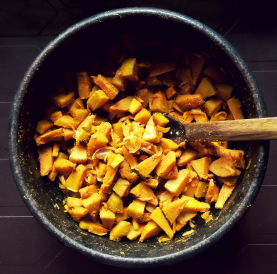
#> input picture course-project-group-72-main/grid_image3_-_Copy.png, 277 x 274 px
$ python indu.py
#> lines starting #> are read from the running program, lines starting #| are printed output that depends on the picture
#> the answer given: .
#> the answer given: out.png
#> the answer given: 3
#> the answer given: 3
import os
from moviepy.editor import ImageSequenceClip
import cv2

def resize_image(image_path, target_width, target_height):
   image = cv2.imread(image_path)
   resized_image = cv2.resize(image, (target_width, target_height))
   return resized_image

def create_video_from_folder(folder_path, output_path, fps, total_duration):
   # Get a list of image files in the folder
#> called with folder_path = '.', output_path = 'out.png', fps = 3, total_duration = 3
   image_files = [os.path.join(folder_path, file) for file in os.listdir(folder_path) if file.endswith(('.png', '.jpg', '.jpeg'))]

   if not image_files:
      print("No image files found in the folder. Exiting.")
      return

   # Get dimensions of the first image
   first_image = cv2.imread(image_files[0])
#> first_image is the input picture: shape (274, 277, 3); mean B, G, R 34.5, 57.8, 86.3
   target_width, target_height = first_image.shape[1], first_image.shape[0]
#> target_width = 277; target_height = 274

   # Resize all images to match dimensions of the first image
   resized_images = [resize_image(image_file, target_width, target_height) for image_file in image_files]
#> call 2 of resize_image, with image_path = './grid_image7.png', target_width = 277, target_height = 274
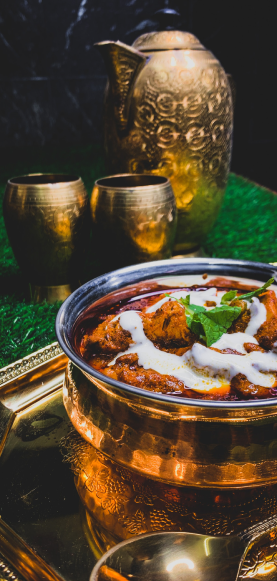
#> input picture course-project-group-72-main/grid_image7.png, 277 x 581 px
#> in resize_image, image is the input picture: shape (581, 277, 3); mean B, G, R 52, 72.4, 86
#> in resize_image (call 2), `resized_image = cv2.resize(image, (target_width, target_height))`:
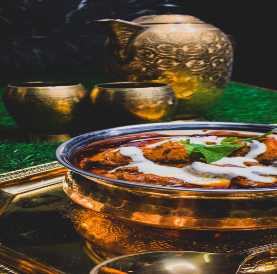
#> resized_image: shape (274, 277, 3); mean B, G, R 51.9, 72.3, 85.9
#> resized_images = 2 items

   # Calculate duration per image
   num_frames = len(resized_images)
#> num_frames = 2
   duration_per_image = total_duration / num_frames
#> duration_per_image = 1.5

   # Initialize VideoClip with the resized images and durations
   video_clip = ImageSequenceClip(resized_images, fps=fps)

   # Set durations for each frame
   frame_durations = [duration_per_image] * (num_frames - 1)  # Leave out last image
   frame_durations.append(total_duration - sum(frame_durations))  # Adjust duration for the last image
   video_clip = video_clip.set_duration(total_duration)

   # Write the video to a file
   video_clip.write_videofile(output_path, fps=fps)

   print("Video created successfully!")

# Example usage
folder_path = input("Enter the name of the folder containing the images (within the present working directory): ").strip()
output_path = input("Enter the output video file path: ").strip()
fps = int(input("Enter the frames per second (FPS) for the video: "))
total_duration = float(input("Enter the total duration (in seconds) for the video: "))

create_video_from_folder(folder_path, output_path, fps, total_duration)
#> (the call stopped at in create_video_from_folder, `video_clip = ImageSequenceClip(resized_images, fps=fps)`: moviepy is not available in this run)
